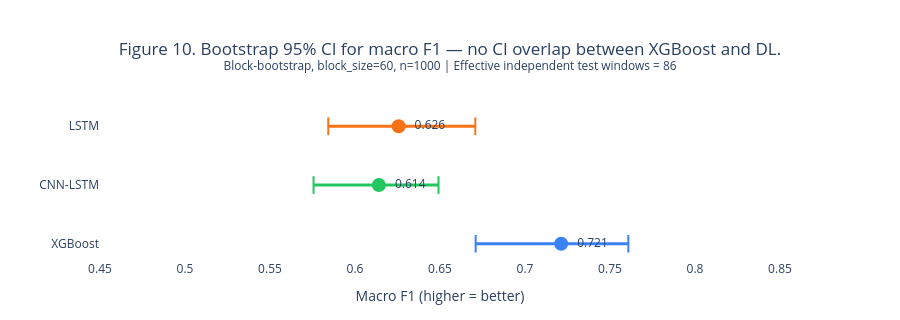

Notebook code cell kept with this figure:
### Markdown cell above
*Figure 9. All three models achieve F1 > 0.96 on the None class -- not useful, since that class represents 97% of bars. The real signal is in Bull and Bear FVG. XGBoost leads on both (0.601 bull, 0.580 bear). CNN-LSTM and LSTM are competitive with each other but trail XGBoost by roughly 0.15 F1 points per minority class. The bear FVG gap between DL and XGBoost (0.42 vs 0.58) is larger than the bull gap, suggesting the 3-candle convolutional approach captures bullish momentum more readily than bearish reversal.*

### Code cell
"""
Figure 10 — Bootstrap 95% CI forest plot for macro F1 (all 3 models).
Block-bootstrap CI: block_size=60, n_bootstrap=1000.
"""

import json
import plotly.graph_objects as go

with open("../reports/rigor/2026-05-13/G10/bootstrap_ci_xgb.json") as f:
    xgb = json.load(f)

with open("../reports/rigor/2026-05-13/G10/bootstrap_ci_lstm.json") as f:
    lstm = json.load(f)

with open("../reports/rigor/2026-05-13/cnn_lstm_G10/bootstrap_ci_cnn_lstm.json") as f:
    cnn = json.load(f)

# Unified access — handle both flat (xgb, cnn) and nested (lstm) schemas
def get_macro(data):
    if "macro_f1_mean" in data:
        return data["macro_f1_mean"], data["ci_95_lower"], data["ci_95_upper"]
    return data["macro_f1"]["point"], data["macro_f1"]["ci_lower"], data["macro_f1"]["ci_upper"]

xgb_pt,  xgb_lo,  xgb_hi  = get_macro(xgb)
lstm_pt, lstm_lo, lstm_hi  = get_macro(lstm)
cnn_pt,  cnn_lo,  cnn_hi   = get_macro(cnn)

models = ["XGBoost", "CNN-LSTM", "LSTM"]
points = [xgb_pt, cnn_pt, lstm_pt]
lowers = [xgb_lo, cnn_lo, lstm_lo]
uppers = [xgb_hi, cnn_hi, lstm_hi]
colors = ["#3b82f6", "#22c55e", "#f97316"]

fig = go.Figure()

for i, (model, pt, lo, hi, color) in enumerate(zip(models, points, lowers, uppers, colors)):
    fig.add_trace(go.Scatter(
        x=[lo, hi], y=[model, model],
        mode="lines",
        line=dict(color=color, width=3),
        showlegend=False,
        hoverinfo="skip",
    ))
    for cap_x in [lo, hi]:
        fig.add_shape(type="line", x0=cap_x, x1=cap_x,
                      y0=i - 0.15, y1=i + 0.15,
                      line=dict(color=color, width=2),
        )
    fig.add_trace(go.Scatter(
        x=[pt], y=[model],
        mode="markers+text",
        marker=dict(size=14, color=color, symbol="circle"),
        text=[f"  {pt:.3f}"],
        textposition="middle right",
        textfont=dict(size=12),
        name=model,
    ))

fig.add_vline(x=0.328, line_dash="dot", line_color="#9ca3af",
              annotation_text="Naive (0.328)", annotation_position="top right")

fig.update_layout(
    title={
        "text": ("Figure 10. Bootstrap 95% CI for macro F1 — no CI overlap between XGBoost and DL.<br>"
                 "<sup>Block-bootstrap, block_size=60, n=1000 | Effective independent test windows = 86</sup>"),
        "x": 0.5, "xanchor": "center",
    },
    xaxis=dict(title="Macro F1 (higher = better)", range=[0.45, 0.85]),
    yaxis=dict(title=""),
    plot_bgcolor="white",
    height=320,
    margin=dict(t=110, b=60, l=100, r=120),
    font=dict(size=12),
    showlegend=False,
)

# fig.write_html("../reports/figure10_bootstrap_ci.html")  # removed: individual figure exports disabled
fig.show()
# print("Saved: reports/figure10_bootstrap_ci.html")

### Figure 1 — Plotly figure (JSON) as saved in the notebook; plotly's stock layout.template omitted (floating-point values rounded to 4 significant figures)
{"data": [{"hoverinfo": "skip", "line": {"color": "#3b82f6", "width": 3}, "mode": "lines", "showlegend": false, "type": "scatter", "x": [0.671, 0.7608], "y": ["XGBoost", "XGBoost"]}, {"marker": {"color": "#3b82f6", "size": 14, "symbol": "circle"}, "mode": "markers+text", "name": "XGBoost", "text": ["  0.721"], "textfont": {"size": 12}, "textposition": "middle right", "type": "scatter", "x": [0.7213], "y": ["XGBoost"]}, {"hoverinfo": "skip", "line": {"color": "#22c55e", "width": 3}, "mode": "lines", "showlegend": false, "type": "scatter", "x": [0.5756, 0.6491], "y": ["CNN-LSTM", "CNN-LSTM"]}, {"marker": {"color": "#22c55e", "size": 14, "symbol": "circle"}, "mode": "markers+text", "name": "CNN-LSTM", "text": ["  0.614"], "textfont": {"size": 12}, "textposition": "middle right", "type": "scatter", "x": [0.6141], "y": ["CNN-LSTM"]}, {"hoverinfo": "skip", "line": {"color": "#f97316", "width": 3}, "mode": "lines", "showlegend": false, "type": "scatter", "x": [0.5843, 0.6708], "y": ["LSTM", "LSTM"]}, {"marker": {"color": "#f97316", "size": 14, "symbol": "circle"}, "mode": "markers+text", "name": "LSTM", "text": ["  0.626"], "textfont": {"size": 12}, "textposition": "middle right", "type": "scatter", "x": [0.6257], "y": ["LSTM"]}], "layout": {"annotations": [{"showarrow": false, "text": "Naive (0.328)", "x": 0.328, "xanchor": "left", "xref": "x", "y": 1, "yanchor": "top", "yref": "y domain"}], "font": {"size": 12}, "height": 320, "margin": {"b": 60, "l": 100, "r": 120, "t": 110}, "plot_bgcolor": "white", "shapes": [{"line": {"color": "#3b82f6", "width": 2}, "type": "line", "x0": 0.671, "x1": 0.671, "y0": -0.15, "y1": 0.15}, {"line": {"color": "#3b82f6", "width": 2}, "type": "line", "x0": 0.7608, "x1": 0.7608, "y0": -0.15, "y1": 0.15}, {"line": {"color": "#22c55e", "width": 2}, "type": "line", "x0": 0.5756, "x1": 0.5756, "y0": 0.85, "y1": 1.15}, {"line": {"color": "#22c55e", "width": 2}, "type": "line", "x0": 0.6491, "x1": 0.6491, "y0": 0.85, "y1": 1.15}, {"line": {"color": "#f97316", "width": 2}, "type": "line", "x0": 0.5843, "x1": 0.5843, "y0": 1.85, "y1": 2.15}, {"line": {"color": "#f97316", "width": 2}, "type": "line", "x0": 0.6708, "x1": 0.6708, "y0": 1.85, "y1": 2.15}, {"line": {"color": "#9ca3af", "dash": "dot"}, "type": "line", "x0": 0.328, "x1": 0.328, "xref": "x", "y0": 0, "y1": 1, "yref": "y domain"}], "showlegend": false, "title": {"text": "Figure 10. Bootstrap 95% CI for macro F1 — no CI overlap between XGBoost and DL.<br><sup>Block-bootstrap, block_size=60, n=1000 | Effective independent test windows = 86</sup>", "x": 0.5, "xanchor": "center"}, "xaxis": {"range": [0.45, 0.85], "title": {"text": "Macro F1 (higher = better)"}}, "yaxis": {"title": {"text": ""}}}}
